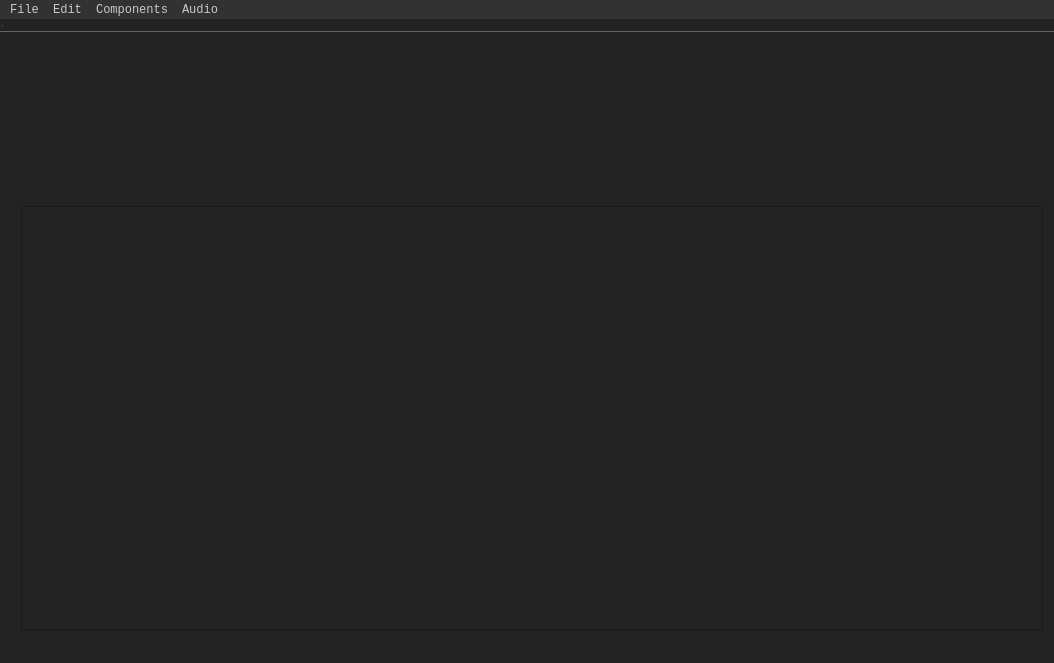
<?xml version="1.0" encoding="UTF-8"?>
<ui version="4.0">
 <class>MainWindow</class>
 <widget class="QMainWindow" name="MainWindow">
  <property name="geometry">
   <rect>
    <x>0</x>
    <y>0</y>
    <width>1054</width>
    <height>663</height>
   </rect>
  </property>
  <property name="palette">
   <palette>
    <active>
     <colorrole role="WindowText">
      <brush brushstyle="SolidPattern">
       <color alpha="255">
        <red>200</red>
        <green>200</green>
        <blue>200</blue>
       </color>
      </brush>
     </colorrole>
     <colorrole role="Button">
      <brush brushstyle="SolidPattern">
       <color alpha="255">
        <red>35</red>
        <green>35</green>
        <blue>35</blue>
       </color>
      </brush>
     </colorrole>
     <colorrole role="Light">
      <brush brushstyle="SolidPattern">
       <color alpha="255">
        <red>54</red>
        <green>54</green>
        <blue>54</blue>
       </color>
      </brush>
     </colorrole>
     <colorrole role="Midlight">
      <brush brushstyle="SolidPattern">
       <color alpha="255">
        <red>42</red>
        <green>42</green>
        <blue>42</blue>
       </color>
      </brush>
     </colorrole>
     <colorrole role="Dark">
      <brush brushstyle="SolidPattern">
       <color alpha="255">
        <red>17</red>
        <green>17</green>
        <blue>17</blue>
       </color>
      </brush>
     </colorrole>
     <colorrole role="Mid">
      <brush brushstyle="SolidPattern">
       <color alpha="255">
        <red>22</red>
        <green>22</green>
        <blue>22</blue>
       </color>
      </brush>
     </colorrole>
     <colorrole role="Text">
      <brush brushstyle="SolidPattern">
       <color alpha="255">
        <red>200</red>
        <green>200</green>
        <blue>200</blue>
       </color>
      </brush>
     </colorrole>
     <colorrole role="BrightText">
      <brush brushstyle="SolidPattern">
       <color alpha="255">
        <red>180</red>
        <green>180</green>
        <blue>180</blue>
       </color>
      </brush>
     </colorrole>
     <colorrole role="ButtonText">
      <brush brushstyle="SolidPattern">
       <color alpha="255">
        <red>200</red>
        <green>200</green>
        <blue>200</blue>
       </color>
      </brush>
     </colorrole>
     <colorrole role="Base">
      <brush brushstyle="SolidPattern">
       <color alpha="255">
        <red>35</red>
        <green>35</green>
        <blue>35</blue>
       </color>
      </brush>
     </colorrole>
     <colorrole role="Window">
      <brush brushstyle="SolidPattern">
       <color alpha="255">
        <red>35</red>
        <green>35</green>
        <blue>35</blue>
       </color>
      </brush>
     </colorrole>
     <colorrole role="Shadow">
      <brush brushstyle="SolidPattern">
       <color alpha="255">
        <red>0</red>
        <green>0</green>
        <blue>0</blue>
       </color>
      </brush>
     </colorrole>
     <colorrole role="AlternateBase">
      <brush brushstyle="SolidPattern">
       <color alpha="255">
        <red>17</red>
        <green>17</green>
        <blue>17</blue>
       </color>
      </brush>
     </colorrole>
     <colorrole role="ToolTipBase">
      <brush brushstyle="SolidPattern">
       <color alpha="255">
        <red>255</red>
        <green>255</green>
        <blue>220</blue>
       </color>
      </brush>
     </colorrole>
     <colorrole role="ToolTipText">
      <brush brushstyle="SolidPattern">
       <color alpha="255">
        <red>0</red>
        <green>0</green>
        <blue>0</blue>
       </color>
      </brush>
     </colorrole>
     <colorrole role="PlaceholderText">
      <brush brushstyle="SolidPattern">
       <color alpha="128">
        <red>198</red>
        <green>198</green>
        <blue>198</blue>
       </color>
      </brush>
     </colorrole>
    </active>
    <inactive>
     <colorrole role="WindowText">
      <brush brushstyle="SolidPattern">
       <color alpha="255">
        <red>200</red>
        <green>200</green>
        <blue>200</blue>
       </color>
      </brush>
     </colorrole>
     <colorrole role="Button">
      <brush brushstyle="SolidPattern">
       <color alpha="255">
        <red>35</red>
        <green>35</green>
        <blue>35</blue>
       </color>
      </brush>
     </colorrole>
     <colorrole role="Light">
      <brush brushstyle="SolidPattern">
       <color alpha="255">
        <red>54</red>
        <green>54</green>
        <blue>54</blue>
       </color>
      </brush>
     </colorrole>
     <colorrole role="Midlight">
      <brush brushstyle="SolidPattern">
       <color alpha="255">
        <red>42</red>
        <green>42</green>
        <blue>42</blue>
       </color>
      </brush>
     </colorrole>
     <colorrole role="Dark">
      <brush brushstyle="SolidPattern">
       <color alpha="255">
        <red>17</red>
        <green>17</green>
        <blue>17</blue>
       </color>
      </brush>
     </colorrole>
     <colorrole role="Mid">
      <brush brushstyle="SolidPattern">
       <color alpha="255">
        <red>22</red>
        <green>22</green>
        <blue>22</blue>
       </color>
      </brush>
     </colorrole>
     <colorrole role="Text">
      <brush brushstyle="SolidPattern">
       <color alpha="255">
        <red>200</red>
        <green>200</green>
        <blue>200</blue>
       </color>
      </brush>
     </colorrole>
     <colorrole role="BrightText">
      <brush brushstyle="SolidPattern">
       <color alpha="255">
        <red>180</red>
        <green>180</green>
        <blue>180</blue>
       </color>
      </brush>
     </colorrole>
     <colorrole role="ButtonText">
      <brush brushstyle="SolidPattern">
       <color alpha="255">
        <red>200</red>
        <green>200</green>
        <blue>200</blue>
       </color>
      </brush>
     </colorrole>
     <colorrole role="Base">
      <brush brushstyle="SolidPattern">
       <color alpha="255">
        <red>35</red>
        <green>35</green>
        <blue>35</blue>
       </color>
      </brush>
     </colorrole>
     <colorrole role="Window">
      <brush brushstyle="SolidPattern">
       <color alpha="255">
        <red>35</red>
        <green>35</green>
        <blue>35</blue>
       </color>
      </brush>
     </colorrole>
     <colorrole role="Shadow">
      <brush brushstyle="SolidPattern">
       <color alpha="255">
        <red>0</red>
        <green>0</green>
        <blue>0</blue>
       </color>
      </brush>
     </colorrole>
     <colorrole role="AlternateBase">
      <brush brushstyle="SolidPattern">
       <color alpha="255">
        <red>17</red>
        <green>17</green>
        <blue>17</blue>
       </color>
      </brush>
     </colorrole>
     <colorrole role="ToolTipBase">
      <brush brushstyle="SolidPattern">
       <color alpha="255">
        <red>255</red>
        <green>255</green>
        <blue>220</blue>
       </color>
      </brush>
     </colorrole>
     <colorrole role="ToolTipText">
      <brush brushstyle="SolidPattern">
       <color alpha="255">
        <red>0</red>
        <green>0</green>
        <blue>0</blue>
       </color>
      </brush>
     </colorrole>
     <colorrole role="PlaceholderText">
      <brush brushstyle="SolidPattern">
       <color alpha="128">
        <red>198</red>
        <green>198</green>
        <blue>198</blue>
       </color>
      </brush>
     </colorrole>
    </inactive>
    <disabled>
     <colorrole role="WindowText">
      <brush brushstyle="SolidPattern">
       <color alpha="255">
        <red>200</red>
        <green>200</green>
        <blue>200</blue>
       </color>
      </brush>
     </colorrole>
     <colorrole role="Button">
      <brush brushstyle="SolidPattern">
       <color alpha="255">
        <red>35</red>
        <green>35</green>
        <blue>35</blue>
       </color>
      </brush>
     </colorrole>
     <colorrole role="Light">
      <brush brushstyle="SolidPattern">
       <color alpha="255">
        <red>54</red>
        <green>54</green>
        <blue>54</blue>
       </color>
      </brush>
     </colorrole>
     <colorrole role="Midlight">
      <brush brushstyle="SolidPattern">
       <color alpha="255">
        <red>42</red>
        <green>42</green>
        <blue>42</blue>
       </color>
      </brush>
     </colorrole>
     <colorrole role="Dark">
      <brush brushstyle="SolidPattern">
       <color alpha="255">
        <red>17</red>
        <green>17</green>
        <blue>17</blue>
       </color>
      </brush>
     </colorrole>
     <colorrole role="Mid">
      <brush brushstyle="SolidPattern">
       <color alpha="255">
        <red>22</red>
        <green>22</green>
        <blue>22</blue>
       </color>
      </brush>
     </colorrole>
     <colorrole role="Text">
      <brush brushstyle="SolidPattern">
       <color alpha="255">
        <red>200</red>
        <green>200</green>
        <blue>200</blue>
       </color>
      </brush>
     </colorrole>
     <colorrole role="BrightText">
      <brush brushstyle="SolidPattern">
       <color alpha="255">
        <red>180</red>
        <green>180</green>
        <blue>180</blue>
       </color>
      </brush>
     </colorrole>
     <colorrole role="ButtonText">
      <brush brushstyle="SolidPattern">
       <color alpha="255">
        <red>200</red>
        <green>200</green>
        <blue>200</blue>
       </color>
      </brush>
     </colorrole>
     <colorrole role="Base">
      <brush brushstyle="SolidPattern">
       <color alpha="255">
        <red>35</red>
        <green>35</green>
        <blue>35</blue>
       </color>
      </brush>
     </colorrole>
     <colorrole role="Window">
      <brush brushstyle="SolidPattern">
       <color alpha="255">
        <red>35</red>
        <green>35</green>
        <blue>35</blue>
       </color>
      </brush>
     </colorrole>
     <colorrole role="Shadow">
      <brush brushstyle="SolidPattern">
       <color alpha="255">
        <red>0</red>
        <green>0</green>
        <blue>0</blue>
       </color>
      </brush>
     </colorrole>
     <colorrole role="AlternateBase">
      <brush brushstyle="SolidPattern">
       <color alpha="255">
        <red>34</red>
        <green>34</green>
        <blue>34</blue>
       </color>
      </brush>
     </colorrole>
     <colorrole role="ToolTipBase">
      <brush brushstyle="SolidPattern">
       <color alpha="255">
        <red>255</red>
        <green>255</green>
        <blue>220</blue>
       </color>
      </brush>
     </colorrole>
     <colorrole role="ToolTipText">
      <brush brushstyle="SolidPattern">
       <color alpha="255">
        <red>0</red>
        <green>0</green>
        <blue>0</blue>
       </color>
      </brush>
     </colorrole>
     <colorrole role="PlaceholderText">
      <brush brushstyle="SolidPattern">
       <color alpha="128">
        <red>255</red>
        <green>255</green>
        <blue>255</blue>
       </color>
      </brush>
     </colorrole>
    </disabled>
   </palette>
  </property>
  <property name="windowTitle">
   <string>MainWindow</string>
  </property>
  <property name="styleSheet">
   <string notr="true">* {
	font-family: consolas;
	color: rgb(200, 200, 200);
	background-color: rgb(35, 35, 35);
}

/* QLabel */
QLabel.standard {
	font-size: 10pt;
	background-color: transparent;
}

/* Menubar */
QMenuBar {
	background: rgb(50, 50, 50);
}

QMenuBar::item  {
    background-color: transparent;
	color: rgb(200, 200, 200);
}

QMenuBar::item:selected {
    background-color: rgb(100, 100, 100);
}

QMenuBar::item:pressed {
    background-color: rgb(200, 200, 200);
	color: rgb(20, 20, 20);
}

QMenuBar::item:disabled {
    background-color:transparent;
	color: rgb(100, 100, 100);
}

/* QMenu */
QMenu {
	background: rgb(50, 50, 50);
}

QMenu::separator {
	height: 1px;
	background-color: rgb(100, 100, 100);
	margin: 5px, 5px, 5px, 5px;
}

QMenu:disabled {
	color: rgb(100, 100, 100);
}

/*QMenu::indicator:non-exclusive:unchecked {
	image: url(:/Resources/Images/checkbox_off.png);
}

QMenu::indicator:non-exclusive:unchecked:selected {
	image: url(:/Resources/Images/checkbox_off.png);
}

QMenu::indicator:non-exclusive:checked {
	image: url(:/Resources/Images/checkbox_on.png);
}

QMenu::indicator:non-exclusive:checked:selected {
	image: url(:/Resources/Images/checkbox_on.png);
}

QMenu::indicator:exclusive:unchecked {
	image: url(:/Resources/Images/radiobutton_off.png);
}

QMenu::indicator:exclusive:unchecked:selected {
	image: url(:/Resources/Images/radiobutton_off.png);
}

QMenu::indicator:exclusive:checked {
	image: url(:/Resources/Images/radiobutton_on.png);
}

QMenu::indicator:exclusive:checked:selected {
	image: url(:/Resources/Images/radiobutton_on.png);
}*/

QAction:disabled {
	color: rgb(100, 100, 100);
}

/* QToolBar */
QToolBar {
	border: 0px solid rgb(100, 100, 100);
	border-width: 0, 1px, 0, 0;
}

QToolBar::separator {
	width: 1px;
	background-color: rgb(100, 100, 100);
	margin: 5px, 5px, 20px, 20px;
}

QToolBar QLabel {
	font-size: 11pt;
}

/* Button  Component*/
QMainWindow QPushButton {
    background: rgb(60, 60, 60);
	border: 1px solid rgb(200, 200, 200);
	border-radius: 3px;
	color: rgb(200, 200, 200);
	padding: 0px, 0px, 20px, 20px;
	min-width: 50px;
}

QMainWindow QPushButton:hover {
	background: rgb(80, 80, 80);
}

QMainWindow QPushButton:pressed {
	background: rgb(200, 200, 200);
	color: rgb(20, 20, 20);
}

QMainWindow  QPushButton.component {
	font-size: 11pt;
	min-width: 120px;
	padding: 5px, 5px;
}

/* Scrollbar */
Q/*ScrollBar {
    background-color: rgb(50, 50, 50);
	border: 1px solid rgb(100, 100, 100);
	border-radius: 4px;
}

QScrollBar:horizontal {
    height: 15px;
}

QScrollBar:vertical {
    width: 15px;
}

QScrollBar::add-page, QScrollBar::sub-page {
    background: none;
}

QScrollBar::add-line {
	 border: none;
	 background: none;
	width: 0px;
	height: 0px;
}

QScrollBar::sub-line {
	 border: none;
	 background: none;
	width: 0px;
}

QScrollBar::handle {
    background: rgb(60, 60, 60);
    min-width: 10px;
	border: 1px solid rgb(200, 200, 200);
	border-radius: 3px;
}

QScrollBar::handle:hover {
    background: rgb(80, 80, 80);
}*/

QScrollBar::handle:pressed {
    background: rgb(200, 200, 200);
}

/* QSlider */
QSlider:horizontal {
	min-height: 20px;
}

QSlider::groove {
	background-color: rgb(50, 50, 50);
	border: 1px solid rgb(100, 100, 100);
	height: 10px;
	border-radius: 3px;
}

QSlider::sub-page {
	background-color: rgb(200, 200, 200);
	border-radius: 3px;
}

QSlider::handle {
	background-color: rgb(50, 50, 50);
	border: 1px solid rgb(200, 200, 200);
	border-radius: 3px;
}

QSlider::handle:horizontal {
	width: 13px;
	margin-top: -5px;
	margin-bottom: -5px;
}

QSlider::handle:hover {
	background-color: rgb(80, 80, 80);
}

QSlider::handle:pressed {
	background-color: rgb(200, 200, 200);
	border-color: rgb(35, 35, 35);
}

/* QRadioButton */
QRadioButton::indicator::checked {
	color: rgb(200, 200, 200);
}</string>
  </property>
  <widget class="QWidget" name="centralWidget">
   <property name="autoFillBackground">
    <bool>false</bool>
   </property>
   <layout class="QVBoxLayout" name="verticalLayout">
    <item>
     <widget class="TimeRuler" name="timeRuler" native="true">
      <property name="minimumSize">
       <size>
        <width>0</width>
        <height>30</height>
       </size>
      </property>
     </widget>
    </item>
    <item>
     <widget class="WaveFormView" name="waveFormView" native="true">
      <property name="sizePolicy">
       <sizepolicy hsizetype="Preferred" vsizetype="Preferred">
        <horstretch>0</horstretch>
        <verstretch>0</verstretch>
       </sizepolicy>
      </property>
      <property name="minimumSize">
       <size>
        <width>0</width>
        <height>100</height>
       </size>
      </property>
     </widget>
    </item>
    <item>
     <widget class="WaveFormScrollBar" name="waveFormScrollBar" native="true">
      <property name="minimumSize">
       <size>
        <width>0</width>
        <height>15</height>
       </size>
      </property>
     </widget>
    </item>
    <item>
     <layout class="QHBoxLayout" name="horizontalLayout">
      <item>
       <layout class="QVBoxLayout" name="buttonLayout">
        <property name="sizeConstraint">
         <enum>QLayout::SetDefaultConstraint</enum>
        </property>
        <property name="rightMargin">
         <number>10</number>
        </property>
       </layout>
      </item>
      <item>
       <widget class="NodalView" name="nodalView">
        <property name="contextMenuPolicy">
         <enum>Qt::CustomContextMenu</enum>
        </property>
        <property name="styleSheet">
         <string notr="true"/>
        </property>
        <property name="verticalScrollBarPolicy">
         <enum>Qt::ScrollBarAlwaysOff</enum>
        </property>
        <property name="horizontalScrollBarPolicy">
         <enum>Qt::ScrollBarAlwaysOff</enum>
        </property>
        <property name="renderHints">
         <set>QPainter::Antialiasing|QPainter::HighQualityAntialiasing|QPainter::SmoothPixmapTransform|QPainter::TextAntialiasing</set>
        </property>
        <property name="dragMode">
         <enum>QGraphicsView::RubberBandDrag</enum>
        </property>
        <property name="transformationAnchor">
         <enum>QGraphicsView::AnchorUnderMouse</enum>
        </property>
        <property name="resizeAnchor">
         <enum>QGraphicsView::AnchorViewCenter</enum>
        </property>
        <property name="viewportUpdateMode">
         <enum>QGraphicsView::MinimalViewportUpdate</enum>
        </property>
       </widget>
      </item>
     </layout>
    </item>
   </layout>
  </widget>
  <widget class="QMenuBar" name="menuBar">
   <property name="geometry">
    <rect>
     <x>0</x>
     <y>0</y>
     <width>1054</width>
     <height>19</height>
    </rect>
   </property>
   <widget class="QMenu" name="menuFile">
    <property name="title">
     <string>File</string>
    </property>
   </widget>
   <widget class="QMenu" name="menuEdit">
    <property name="title">
     <string>Edit</string>
    </property>
   </widget>
   <widget class="QMenu" name="menuComponents">
    <property name="enabled">
     <bool>true</bool>
    </property>
    <property name="baseSize">
     <size>
      <width>0</width>
      <height>0</height>
     </size>
    </property>
    <property name="acceptDrops">
     <bool>false</bool>
    </property>
    <property name="tearOffEnabled">
     <bool>false</bool>
    </property>
    <property name="title">
     <string>Components</string>
    </property>
   </widget>
   <widget class="QMenu" name="menuAudio">
    <property name="title">
     <string>Audio</string>
    </property>
   </widget>
   <addaction name="menuFile"/>
   <addaction name="menuEdit"/>
   <addaction name="menuComponents"/>
   <addaction name="menuAudio"/>
  </widget>
  <widget class="QToolBar" name="mainToolBar">
   <property name="movable">
    <bool>false</bool>
   </property>
   <property name="floatable">
    <bool>false</bool>
   </property>
   <attribute name="toolBarArea">
    <enum>TopToolBarArea</enum>
   </attribute>
   <attribute name="toolBarBreak">
    <bool>false</bool>
   </attribute>
   <addaction name="separator"/>
  </widget>
  <widget class="QStatusBar" name="statusBar">
   <property name="sizeGripEnabled">
    <bool>true</bool>
   </property>
  </widget>
 </widget>
 <layoutdefault spacing="6" margin="11"/>
 <customwidgets>
  <customwidget>
   <class>NodalView</class>
   <extends>QGraphicsView</extends>
   <header>nodalview.h</header>
  </customwidget>
  <customwidget>
   <class>WaveFormView</class>
   <extends>QWidget</extends>
   <header>waveformview.h</header>
   <container>1</container>
  </customwidget>
  <customwidget>
   <class>TimeRuler</class>
   <extends>QWidget</extends>
   <header>TimeRuler.h</header>
   <container>1</container>
  </customwidget>
  <customwidget>
   <class>WaveFormScrollBar</class>
   <extends>QWidget</extends>
   <header>WaveFormScrollBar.h</header>
   <container>1</container>
  </customwidget>
 </customwidgets>
 <resources/>
 <connections/>
</ui>
